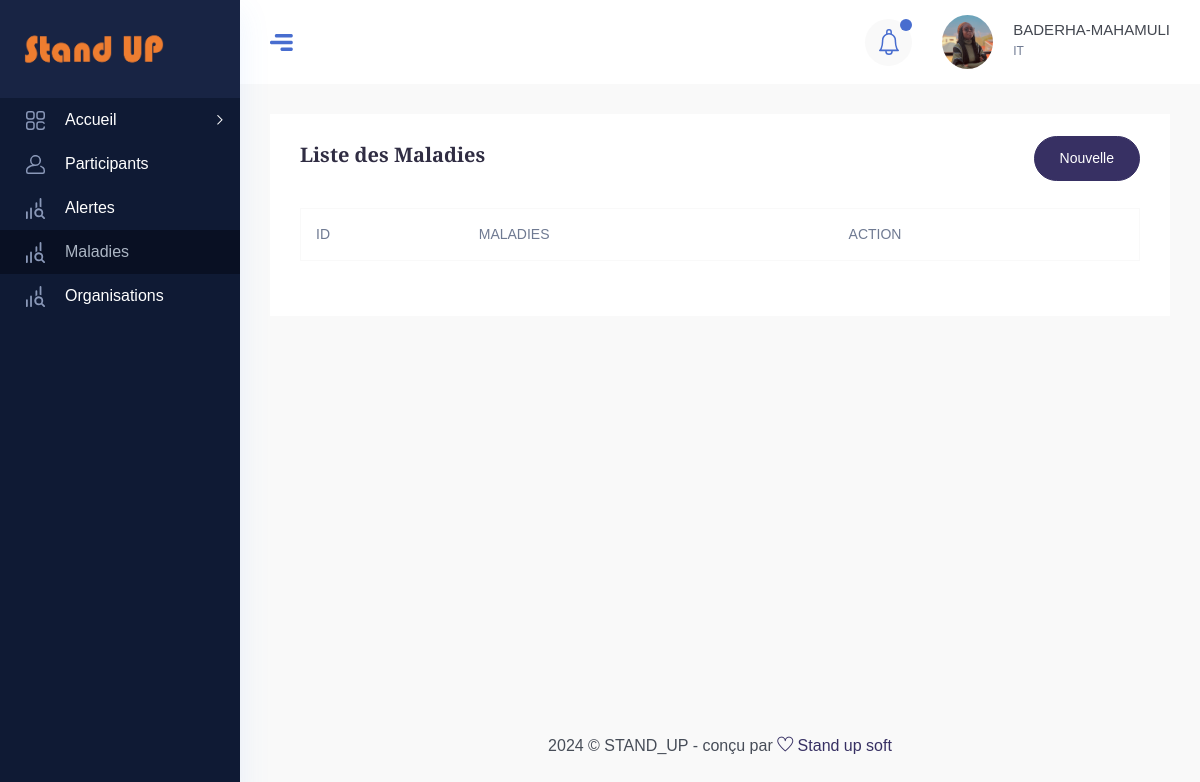
The app's page /list_maladie (signed in), older data.
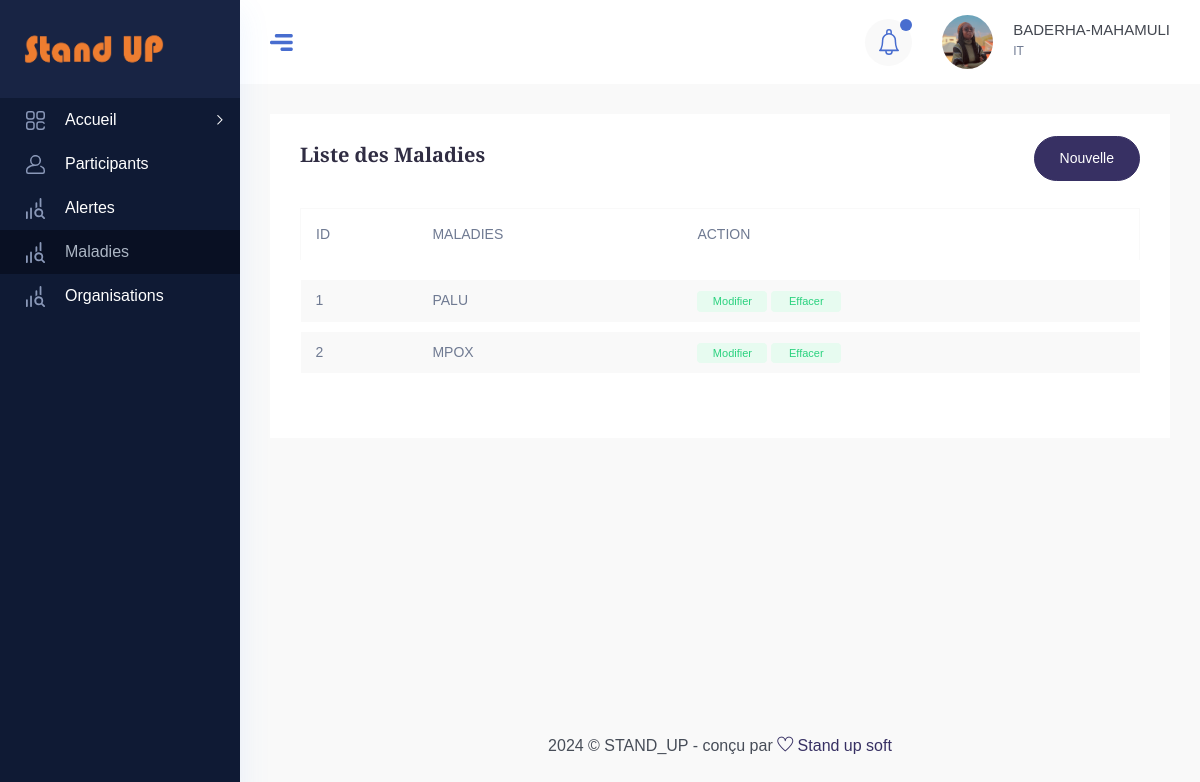
The same page, newer data.
### STAND_UP_APP/models.py (models this page shows, shortened)
class User(AbstractUser):
    Photo=models.ImageField(upload_to="Images/", blank=True)
    statut=models.CharField(default="ENQUETEUR", max_length=100)
    Organisation=models.CharField(default="-",max_length=500)
    Lieu=models.CharField(default="-",max_length=200)
    Nom=models.CharField(default="-", max_length=20)
    Dates=models.DateTimeField(auto_now=True)
    Etat_civil=models.CharField(default="Célibataire", max_length=100)
    Stand_up=models.BooleanField(default="True")
    Matricule=models.CharField(default="---", max_length=50)
    Tel=models.CharField(default="---", max_length=50)

class Maladie(models.Model):
    Nom=models.CharField(max_length=500)

### STAND_UP_APP/views.py (the view)
# urls.py: path('list_maladie', list_maladies, name="list_maladie"),
@login_required
def list_maladies(request):
    ut=request.user
    mal=Maladie.objects.all()
    context={
        'mal':mal,
        'ut':request.user,
        'notif':Alerte.objects.filter(Dates__date=auj),
    }
    return render(request, "listes_maladie.html", context)

### Templates/listes_maladie.html (shortened to what this page needs)
<!DOCTYPE html>
{% load static %}
<html lang="zxx">
<head>
    <link rel="stylesheet" href="{% static 'css/bootstrap.min.css' %}" />
    <link rel="stylesheet" href="{% static 'vendors/themefy_icon/themify-icons.css' %}" />
    <link rel="stylesheet" href="{% static 'vendors/niceselect/css/nice-select.css' %}" />
    <link rel="stylesheet" href="{% static 'vendors/owl_carousel/css/owl.carousel.css' %}" />
    <link rel="stylesheet" href="{% static 'vendors/gijgo/gijgo.min.css' %}" />
    <link rel="stylesheet" href="{% static 'vendors/font_awesome/css/all.min.css' %}" />
    <link rel="stylesheet" href="{% static 'vendors/tagsinput/tagsinput.css' %}" />
    <link rel="stylesheet" href="{% static 'vendors/datepicker/date-picker.css' %}" />
    <link rel="stylesheet" href="{% static 'vendors/vectormap-home/vectormap-2.0.2.css' %}" />
    <link rel="stylesheet" href="{% static 'vendors/scroll/scrollable.css' %}" />
    <link rel="stylesheet" href="{% static 'vendors/datatable/css/jquery.dataTables.min.css' %}" />
    <link rel="stylesheet" href="{% static 'vendors/datatable/css/responsive.dataTables.min.css' %}" />
    <link rel="stylesheet" href="{% static 'vendors/datatable/css/buttons.dataTables.min.css' %}" />
    <link rel="stylesheet" href="{% static 'vendors/text_editor/summernote-bs4.css' %}" />
    <link rel="stylesheet" href="{% static 'vendors/morris/morris.css' %}">
    <link rel="stylesheet" href="{% static 'vendors/material_icon/material-icons.css' %}" />
    <link rel="stylesheet" href="{% static 'css/metisMenu.css' %}">
    <link rel="stylesheet" href="{% static 'css/style.css' %}" />
    <link rel="stylesheet" href="{% static 'css/colors/default.css' %}" id="colorSkinCSS">
</head>
<body class="crm_body_bg">
    <nav class="sidebar dark_sidebar">
        <div class="logo d-flex justify-content-between">
        <a class="large_logo" href="{% url 'accueil' %}"><img style="width: 140px; height:50px;" src="{% static 'img/stand.png' %}" alt=""></a>
        </div>
        <ul id="sidebar_menu">
        <li class="">
        <a class="has-arrow" href="#" aria-expanded="false">
        <div class="nav_icon_small">
        <img src="{% static 'img/menu-icon/1.svg' %}" alt="">
        </div>
        <div class="nav_title">
        <span>Accueil </span>
        </div>
        </a>
        </li>
        <li class="">
        <a href="{% url 'list_agents' %}" aria-expanded="false">
        <div class="nav_icon_small">
        <img src="{% static 'img/menu-icon/4.svg' %}" alt="">
        </div>
        <div class="nav_title">
        <span>Participants</span>
        </div>
        </a>
        </li>
        <li class="">
        <a href="{% url 'allerte' %}" aria-expanded="false">
        <div class="nav_icon_small">
        <img src="{% static 'img/menu-icon/5.svg' %}" alt="">
        </div>
        <div class="nav_title">
        <span>Alertes</span>
        </div>
        </a>
        </li>
        <li class="">
            <a href="{% url 'list_maladie' %}" aria-expanded="false">
            <div class="nav_icon_small">
            <img src="{% static 'img/menu-icon/5.svg' %}" alt="">
            </div>
            <div class="nav_title">
            <span>Maladies</span>
            </div>
            </a>
        </li>
        <li class="">
            <a href="{% url 'organ' %}" aria-expanded="false">
            <div class="nav_icon_small">
            <img src="{% static 'img/menu-icon/5.svg' %}" alt="">
            </div>
            <div class="nav_title">
            <span>Organisations</span>
            </div>
            </a>
        </li>
    </nav>
        <section class="main_content dashboard_part large_header_bg">
            <div class="container-fluid no-gutters">
            <div class="row">
            <div class="col-lg-12 p-0 ">
            <div class="header_iner d-flex justify-content-between align-items-center">
            <div class="line_icon open_miniSide d-none d-lg-block">
            <img src="{% static 'img/line_img.png' %}" alt="">
            </div>
            <div class="header_right d-flex justify-content-between align-items-center">
            <div class="header_notification_warp d-flex align-items-center">
            <li>
            <a class="bell_notification_clicker nav-link-notify" href="#"> <img src="{% static 'img/icon/bell.svg' %}" alt="">
            </a>
                </li>
                </div>
            <div class="profile_info d-flex align-items-center">
            <div class="profile_thumb mr_20">
            <img src="{{ut.Photo.url}}" alt="#">
            </div>
            <div class="author_name">
            <h4 class="f_s_15 f_w_500 mb-0">{{ut.username}}-{{ut.first_name}}</h4>
            <p class="f_s_12 f_w_400">{{ut.statut}}</p>
            </div>
            </div>
            </div>
            </div>
            </div>
            </div>
            </div>
<div class="main_content_iner overly_inner ">
<div class="container-fluid p-0 ">
<div class="row">
<div class="col-lg-12">
<div class="white_card card_height_100 mb_30">
<div class="white_card_header">
<div class="white_box_tittle list_header mb-0">
<h4>Liste des Maladies</h4>
<div class="box_right d-flex lms_block">
<div class="serach_field_2">
</div>
<div class="add_button ml-10">
<a href="{% url 'addmaladie' %}"  data-target="#addcategory" class="btn_1">Nouvelle</a>
</div>
</div>
</div>
</div>
<div class="white_card_body">
<div class="QA_section">
<div class="QA_table mb_30">
<table class="table lms_table_active3 ">
    <thead>
            <tr>
            <th scope="col">ID</th>
            <th scope="col">MALADIES</th>
            <th scope="col">ACTION</th>
            </tr>
    </thead>
<tbody>
 {% for m in mal %}
 <tr>
    <td>
        {{m.id}}
    </td>
    <td>{{m.Nom}}</td>
    <td><a href="{% url 'mod_maladie' m.id %}" class="status_btn">modifier</a>
        <a href="{% url 'sup_maladie' m.id %}" class="status_btn" style="color: red;">Effacer</a></td>
    </tr>
 {% endfor %}
</tbody>
</table>
</div>
</div>
</div>
</div>
</div>
</div>
</div>
</div>
<div class="footer_part">
<div class="container-fluid">
<div class="row">
<div class="col-lg-12">
    <div class="footer_iner text-center">
        <p>2024 © STAND_UP - conçu par <a href="#"> <i class="ti-heart"></i> </a><a href="#"> Stand up soft</a></p>
        </div>
</div>
</div>
</div>
</div>
</section>
</body>
</html>

### STAND_UP_APP/static/css/metisMenu.css (style rules this page uses)
.metismenu .has-arrow { position:relative }
.metismenu .has-arrow::after { position:absolute;content:'';transform:rotate(-90deg) translate(0,-50%);transform-origin:top;top:50%;transition:all .3s ease-out;right:40px;content:"\e64b";font-family:themify;color:#a5adc6;font-weight:600;font-size:14px }

Row changes from the older to the newer data that the page shows:
added Maladie: id "1", Nom "PALU"
added Maladie: id "2", Nom "MPOX"
